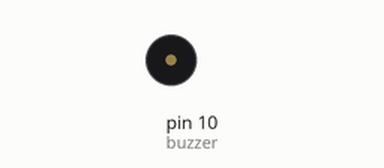
Bench run of a sketch on a simulated Arduino Uno, built with avr-gcc and run on an emulated ATmega328P. On the bench: buzzer (waves = sounding, pin HIGH).

Above: at 1.1 s.
Timing chart, 0 to 4.9 s (numbered marks = the images above):
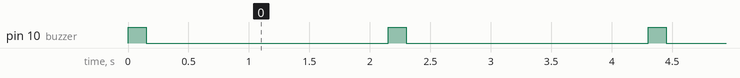

The sketch:

buzzer_ino.ino
```cpp
int buzzer = 10;


void setup(){
pinMode(buzzer,OUTPUT);

}

void loop(){
  digitalWrite(buzzer,HIGH); //ligando meu buzzermandando valor alto
  delay(150); //aqui estou esperando 150 segundos
  digitalWrite(buzzer,LOW);// aqui eu to desligando
  delay(2000);//esperando 2000 milisegundos


}
```

Measured:
- by itself, pin 10 (buzzer): alternates HIGH for 0.15 s and LOW for 2.0 s
